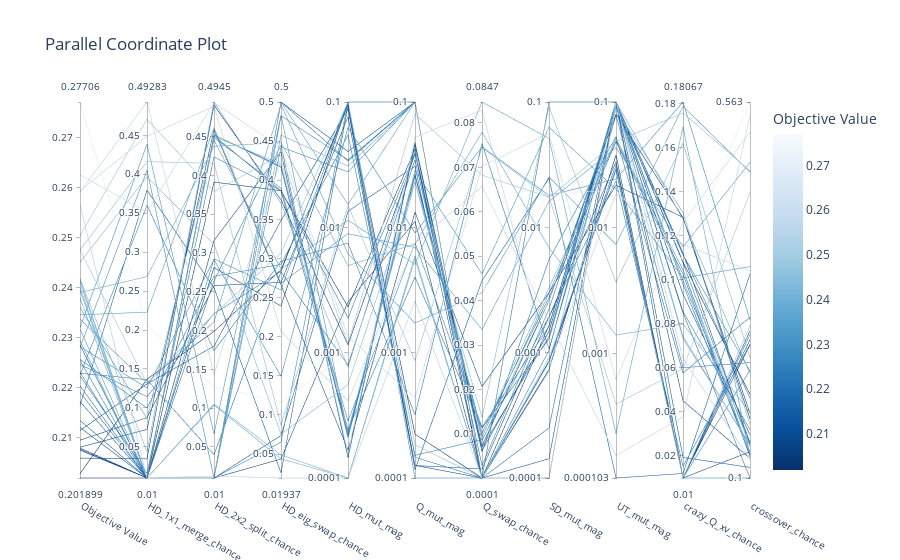

Here is the notebook cell this chart was saved with:
### Code cell
# ax = plot_parallel_coordinate(study)
# ax.figure.set_size_inches((15, 5))
# plt.show()
plot_parallel_coordinate(study)
